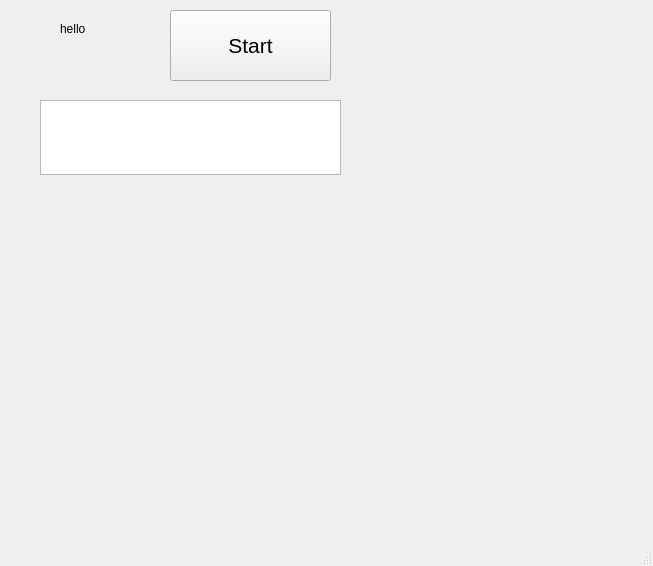
<?xml version="1.0" encoding="UTF-8"?>
<ui version="4.0">
 <class>MainWindow</class>
 <widget class="QMainWindow" name="MainWindow">
  <property name="geometry">
   <rect>
    <x>0</x>
    <y>0</y>
    <width>653</width>
    <height>566</height>
   </rect>
  </property>
  <property name="windowTitle">
   <string>MainWindow</string>
  </property>
  <widget class="QWidget" name="centralwidget">
   <widget class="QLabel" name="label">
    <property name="geometry">
     <rect>
      <x>60</x>
      <y>20</y>
      <width>56</width>
      <height>18</height>
     </rect>
    </property>
    <property name="text">
     <string>hello</string>
    </property>
   </widget>
   <widget class="QPushButton" name="pushButton">
    <property name="geometry">
     <rect>
      <x>170</x>
      <y>10</y>
      <width>161</width>
      <height>71</height>
     </rect>
    </property>
    <property name="font">
     <font>
      <family>Noto Sans Malayalam UI</family>
      <pointsize>16</pointsize>
     </font>
    </property>
    <property name="text">
     <string>Start</string>
    </property>
   </widget>
   <widget class="QTextEdit" name="textEdit">
    <property name="geometry">
     <rect>
      <x>40</x>
      <y>100</y>
      <width>301</width>
      <height>75</height>
     </rect>
    </property>
   </widget>
  </widget>
  <widget class="QMenuBar" name="menubar">
   <property name="geometry">
    <rect>
     <x>0</x>
     <y>0</y>
     <width>653</width>
     <height>27</height>
    </rect>
   </property>
  </widget>
  <widget class="QStatusBar" name="statusbar"/>
 </widget>
 <resources/>
 <connections/>
</ui>
